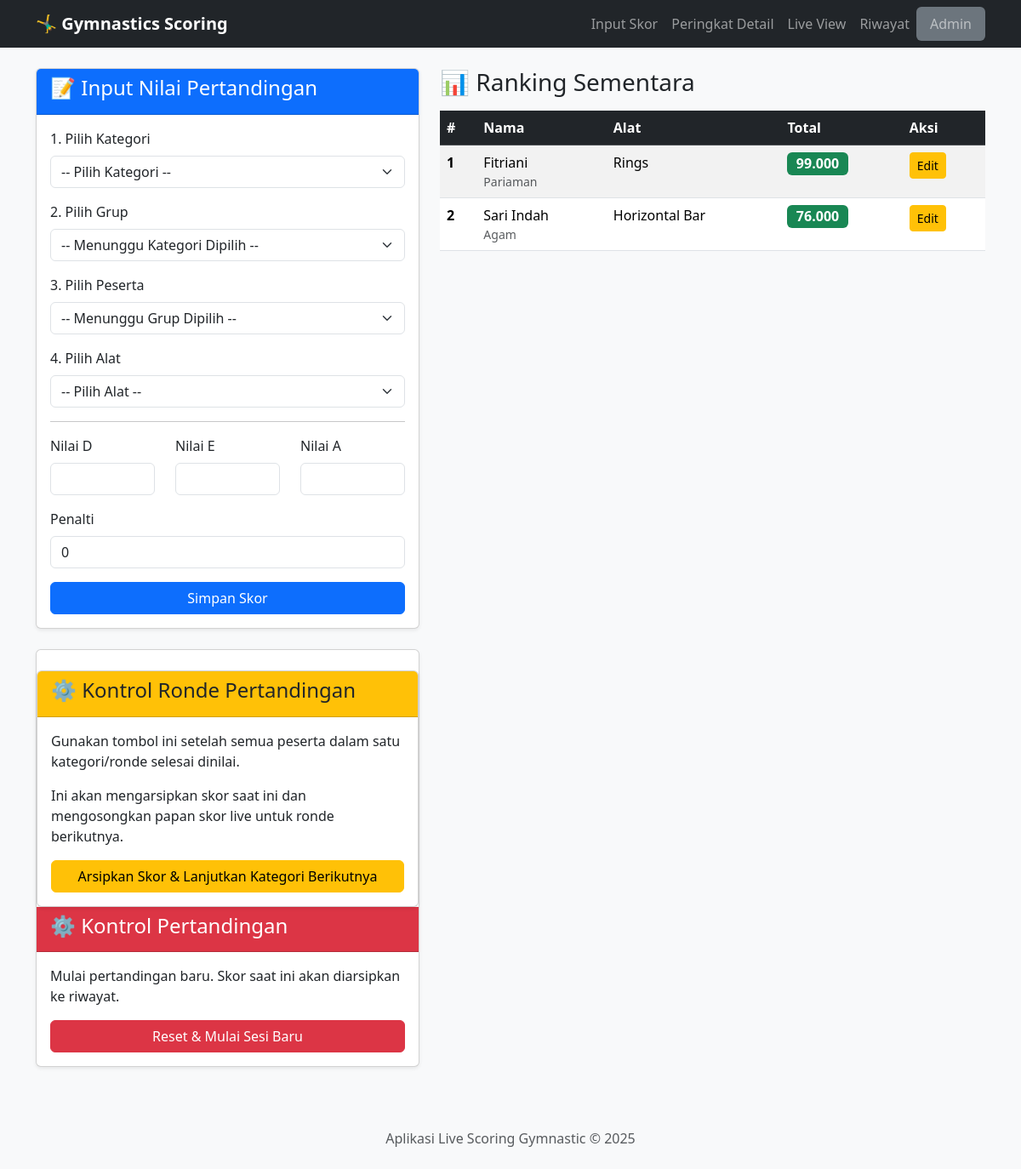
Before: / with the older database file.
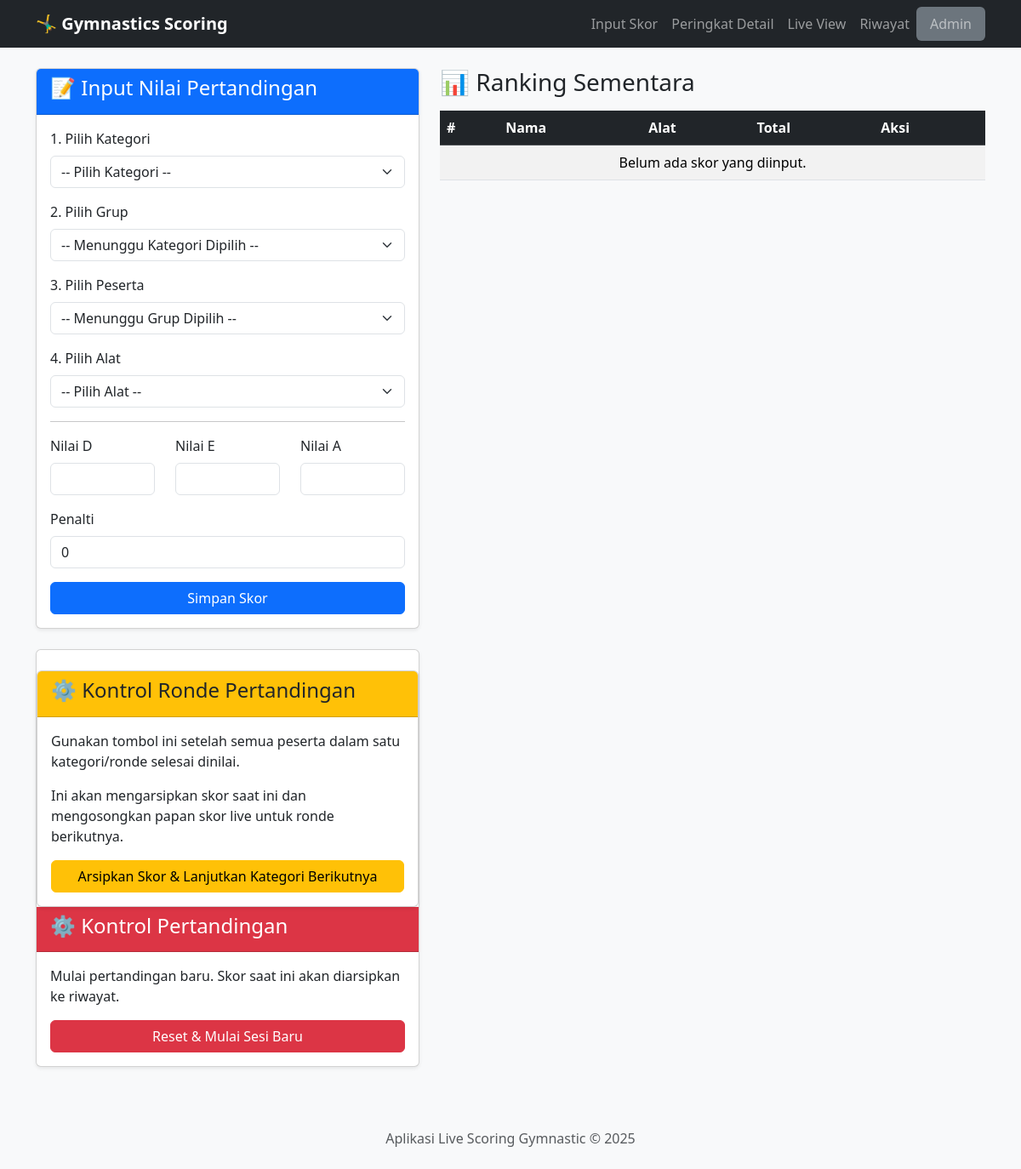
After: the same page with the newer database file.
### app.py (models this page shows)
class Skor(db.Model):
    id = db.Column(db.Integer, primary_key=True)
    event_id = db.Column(db.Integer, db.ForeignKey('event.id'), nullable=False)
    peserta_id = db.Column(db.Integer, db.ForeignKey('peserta.id'), nullable=False)
    alat_id = db.Column(db.Integer, db.ForeignKey('alat.id'), nullable=False)
    nilai_d = db.Column(db.Float, nullable=False, default=0.0)
    nilai_e = db.Column(db.Float, nullable=False, default=0.0)
    nilai_a = db.Column(db.Float, nullable=False, default=0.0)
    penalti = db.Column(db.Float, nullable=False, default=0.0)
    total_nilai = db.Column(db.Float, nullable=False, default=0.0)
    sesi_pertandingan = db.Column(db.String(100), default="current")
    event = db.relationship('Event', backref=db.backref('skor', lazy=True, cascade="all, delete"))
    peserta = db.relationship('Peserta', backref=db.backref('skor', lazy=True, cascade="all, delete"))
    alat = db.relationship('Alat')

class Peserta(db.Model):
    id = db.Column(db.Integer, primary_key=True)
    nama = db.Column(db.String(150), nullable=False)
    event_id = db.Column(db.Integer, db.ForeignKey('event.id'), nullable=False)
    daerah_id = db.Column(db.Integer, db.ForeignKey('daerah.id'), nullable=False)
    kategori_id = db.Column(db.Integer, db.ForeignKey('kategori.id'), nullable=False)
    grup_id = db.Column(db.Integer, db.ForeignKey('grup.id'), nullable=False)
    event = db.relationship('Event', backref=db.backref('peserta', lazy=True, cascade="all, delete"))
    daerah = db.relationship('Daerah', backref=db.backref('peserta', lazy=True))
    kategori = db.relationship('Kategori', backref=db.backref('peserta', lazy=True))
    grup = db.relationship('Grup', backref=db.backref('peserta', lazy=True))
    __table_args__ = {'extend_existing': True}

class Daerah(db.Model):
    id = db.Column(db.Integer, primary_key=True)
    nama = db.Column(db.String(100), unique=True, nullable=False)

class Alat(db.Model):
    id = db.Column(db.Integer, primary_key=True)
    nama = db.Column(db.String(100), unique=True, nullable=False)

### app.py (the view, shortened to what this page needs)
@app.route('/', methods=['GET', 'POST'])
def input_skor():
    active_event = get_active_event()
    if not active_event:
        flash("Tidak ada event yang aktif. Silakan aktifkan satu event di menu Admin.", "warning")
        return render_template('no_event.html')
    kategori_ids = db.session.query(Peserta.kategori_id).filter(Peserta.event_id == active_event.id).distinct().all()
    kategori_list = Kategori.query.filter(Kategori.id.in_([k[0] for k in kategori_ids])).all()
    master_data = { 'kategori': kategori_list, 'alat': Alat.query.order_by(Alat.nama).all() }
    ranking_sementara = Skor.query.filter_by(event_id=active_event.id, sesi_pertandingan='current').order_by(Skor.total_nilai.desc()).all()
    return render_template('input_skor.html', data=master_data, ranking=ranking_sementara, active_event=active_event)

### app.py (called while the page is built)
def get_active_event():
    return Event.query.filter_by(is_active=True).first()

### templates/input_skor.html (shortened to what the changed rows need)
{% extends 'layout.html' %}
{% block content %}
<div class="row">
    <div class="col-lg-7">
        <div class="table-responsive">
            <table class="table table-striped table-hover">
                <thead class="table-dark">
                    <tr>
                        <th>#</th>
                        <th>Nama</th>
                        <th>Alat</th>
                        <th>Total</th>
                        <th>Aksi</th>
                    </tr>
                </thead>
                <tbody>
                    {% for s in ranking %}
                    <tr>
                        <td><strong>{{ loop.index }}</strong></td>
                        <td><a href="{{ url_for('profil_peserta', peserta_id=s.peserta.id) }}" class="participant-link">{{ s.peserta.nama }}</a> <small class="text-muted d-block">{{ s.peserta.daerah.nama }}</small></td>
                        <td>{{ s.alat.nama }}</td>
                        <td><span class="badge bg-success fs-6">{{ "%.3f"|format(s.total_nilai) }}</span></td>
                        <td>
                            <a href="{{ url_for('edit_skor', skor_id=s.id) }}" class="btn btn-sm btn-warning">Edit</a>
                        </td>
                    </tr>
                    {% else %}
                    <tr><td colspan="5" class="text-center">Belum ada skor yang diinput.</td></tr>
                    {% endfor %}
                </tbody>
            </table>
        </div>
    </div>
</div>
{% endblock %}

Changed rows visible on the page:
removed Skor: peserta.nama "Fitriani", peserta.daerah.nama "Pariaman", alat.nama "Rings", total_nilai "99.000"
removed Skor: peserta.nama "Sari Indah", peserta.daerah.nama "Agam", alat.nama "Horizontal Bar", total_nilai "76.000"
Other visible differences:
text now shown: "Belum ada skor yang diinput."
